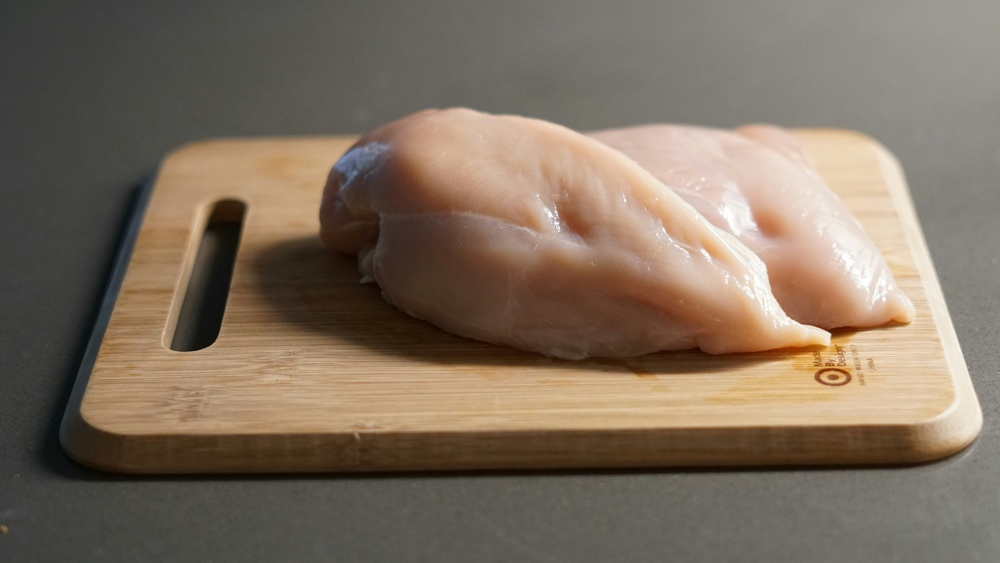
#> input picture backend/app/uploads/7fdcb704de6a4b56b614bedd66757947.jpg, 1000 x 563 px, shrunk from 6000 x 3376 before the run
$ python -i segmentation.py   (imports and definitions only)
#> lines starting #> are read from the running program, lines starting #| are printed output that depends on the picture; after the words box and inside, x2 and y2 are one past the last pixel; in counts of white or black regions, pixels touching at a corner belong together
#> further down, picture is the input picture: shape (563, 1000, 3); mean B, G, R 95.2, 110.8, 125.8
"""
Food region segmentation.

Every downstream measurement (color, texture, mold, bruise, damage) must be
restricted to the produce itself.  A photo of a tomato on a white plate used to
be analysed pixel-by-pixel, so the plate counted as "white mold" and the plate
edge counted as a "crack".  This module isolates the food blob so the rest of the
pipeline never sees the background.

Pure OpenCV, no model download required.  Several strategies are tried in order
and each candidate is *validated* before being accepted, because a food photo
may be shot on a white plate, on a wooden table, in a market stall, or cropped
so the produce fills the entire frame:

1.  ``border_color``  - model the image border (almost always background) with
    dominant Lab clusters and cut the distance map with Otsu.  Refined with
    GrabCut.
2.  ``center_saliency`` - spectral-residual saliency combined with a centre
    prior, for scenes where the border already contains produce.
3.  ``center_grabcut`` - a GrabCut seeded from a centred rectangle, the classic
    fallback when the border is not informative.
4.  ``full_frame``     - when nothing is convincing, the whole frame is used
    with a LOW confidence flag so the scoring engine discounts the visual
    evidence instead of silently trusting background-contaminated statistics.
"""
from dataclasses import dataclass, field

import cv2
import numpy as np

MIN_FOOD_AREA_FRACTION = 0.05
MAX_FOOD_AREA_FRACTION = 0.985
#: A candidate is only trusted if it is this different from the frame centre's
#: colour, i.e. the "food" it found is not simply the whole picture.
MIN_COLOR_SEPARATION = 10.0


@dataclass
class SegmentationResult:
    mask: np.ndarray                      # uint8 0/1, same HxW as input
    bbox: tuple[int, int, int, int]       # x, y, w, h
    coverage: float                       # food pixels / total pixels
    method: str
    confidence: float                     # 0..1
    used_full_frame: bool = False
    notes: list[str] = field(default_factory=list)


# --------------------------------------------------------------------------- #
# helpers
# --------------------------------------------------------------------------- #
def _largest_component(mask: np.ndarray) -> np.ndarray:
    num, labels, stats, _ = cv2.connectedComponentsWithStats(mask, connectivity=8)
    if num <= 1:
        return np.zeros_like(mask)
    biggest = 1 + int(np.argmax(stats[1:, cv2.CC_STAT_AREA]))
    return (labels == biggest).astype(np.uint8)


def _fill_holes(mask: np.ndarray) -> np.ndarray:
    h, w = mask.shape
    flood = np.zeros((h + 2, w + 2), np.uint8)
    filled = mask.copy()
    if filled[0, 0] == 0:
        cv2.floodFill(filled, flood, (0, 0), 1)
    else:  # border already belongs to the object - pad instead
        padded = cv2.copyMakeBorder(mask, 1, 1, 1, 1, cv2.BORDER_CONSTANT, value=0)
        f2 = np.zeros((h + 4, w + 4), np.uint8)
        cv2.floodFill(padded, f2, (0, 0), 1)
        return padded[1:-1, 1:-1]
    return (mask | (1 - filled)).astype(np.uint8)


def _clean(mask: np.ndarray, kernel_size: int = 7) -> np.ndarray:
    k = cv2.getStructuringElement(cv2.MORPH_ELLIPSE, (kernel_size, kernel_size))
    m = cv2.morphologyEx(mask, cv2.MORPH_OPEN, k)
    m = cv2.morphologyEx(m, cv2.MORPH_CLOSE, k)
    return _fill_holes(_largest_component(m))


def _otsu_cut(values: np.ndarray) -> float:
    """Otsu on a float map, returned in the map's own units."""
    v = values.astype(np.float32)
    lo, hi = float(np.percentile(v, 1)), float(np.percentile(v, 99))
    if hi - lo < 1e-6:
        return hi
    norm = np.clip((v - lo) / (hi - lo) * 255.0, 0, 255).astype(np.uint8)
    thr, _ = cv2.threshold(norm, 0, 255, cv2.THRESH_BINARY + cv2.THRESH_OTSU)
    return lo + (float(thr) / 255.0) * (hi - lo)


def _border_background_distance(lab: np.ndarray, border: int = 8) -> np.ndarray:
    """Per-pixel Lab distance to the nearest dominant border colour."""
    h, w = lab.shape[:2]
    b = max(2, min(border, h // 4, w // 4))
    border_px = np.concatenate([
        lab[:b].reshape(-1, 3), lab[-b:].reshape(-1, 3),
        lab[:, :b].reshape(-1, 3), lab[:, -b:].reshape(-1, 3),
    ]).astype(np.float32)

    k = 3 if len(border_px) >= 300 else 1
    criteria = (cv2.TERM_CRITERIA_EPS + cv2.TERM_CRITERIA_MAX_ITER, 20, 1.0)
    try:
        _, _, centers = cv2.kmeans(border_px, k, None, criteria, 5, cv2.KMEANS_PP_CENTERS)
    except cv2.error:
        centers = border_px.reshape(-1, 3)[:1]

    flat = lab.reshape(-1, 3).astype(np.float32)
    dist = np.min(
        np.stack([np.linalg.norm(flat - c, axis=1) for c in centers], axis=1), axis=1
    )
    return dist.reshape(h, w)


def _spectral_saliency(gray: np.ndarray) -> np.ndarray:
    """Frequency-tuned saliency in 0..1 (1 = salient)."""
    small = cv2.resize(gray, (64, 64)).astype(np.float32)
    fft = np.fft.fft2(small)
    log_amp = np.log(np.abs(fft) + 1e-8)
    phase = np.angle(fft)
    residual = log_amp - cv2.blur(log_amp, (3, 3))
    recon = np.fft.ifft2(np.exp(residual + 1j * phase))
    sal = cv2.GaussianBlur(np.abs(recon), (9, 9), 2.5)
    sal = cv2.resize(sal, (gray.shape[1], gray.shape[0]))
    lo, hi = float(sal.min()), float(sal.max())
    if hi - lo < 1e-6:
        return np.zeros_like(sal, dtype=np.float32)
    return ((sal - lo) / (hi - lo)).astype(np.float32)


def _center_prior(shape: tuple[int, int]) -> np.ndarray:
    h, w = shape
    yy, xx = np.mgrid[0:h, 0:w].astype(np.float32)
    cy, cx = (h - 1) / 2.0, (w - 1) / 2.0
    d = np.sqrt(((yy - cy) / (h / 2.0)) ** 2 + ((xx - cx) / (w / 2.0)) ** 2)
    return np.clip(1.15 - d, 0.0, 1.0)


def _grabcut_refine(bgr: np.ndarray, probable_food: np.ndarray,
                    definite_bg: np.ndarray) -> np.ndarray | None:
    """GrabCut seeded with probable-food inside and background outside."""
    h, w = bgr.shape[:2]
    gc = np.full((h, w), cv2.GC_BGD, np.uint8)
    gc[probable_food.astype(bool)] = cv2.GC_PR_FGD
    core = cv2.erode(probable_food, cv2.getStructuringElement(cv2.MORPH_ELLIPSE, (9, 9)),
                     iterations=2)
    if np.count_nonzero(core) < 400:
        return None
    gc[core.astype(bool)] = cv2.GC_FGD
    if definite_bg is not None and definite_bg.any():
        gc[definite_bg.astype(bool)] = cv2.GC_BGD
    try:
        bgd = np.zeros((1, 65), np.float64)
        fgd = np.zeros((1, 65), np.float64)
        cv2.grabCut(bgr, gc, None, bgd, fgd, 3, cv2.GC_INIT_WITH_MASK)
    except cv2.error:
        return None
    out = np.where((gc == cv2.GC_FGD) | (gc == cv2.GC_PR_FGD), 1, 0).astype(np.uint8)
    return out


# --------------------------------------------------------------------------- #
# main entry point
# --------------------------------------------------------------------------- #
def segment_food(bgr: np.ndarray) -> SegmentationResult:
    """Isolate the produce. Always returns a usable mask."""
    h, w = bgr.shape[:2]
    total = float(h * w)
    notes: list[str] = []

    # [7 lines left out: function _full_frame, not called in this run]

    lab = cv2.cvtColor(bgr, cv2.COLOR_BGR2LAB)
#> lab: shape (563, 1000, 3); mean of channels 0, 1, 2 119.8, 131.6, 138.8
    gray = cv2.cvtColor(bgr, cv2.COLOR_BGR2GRAY)
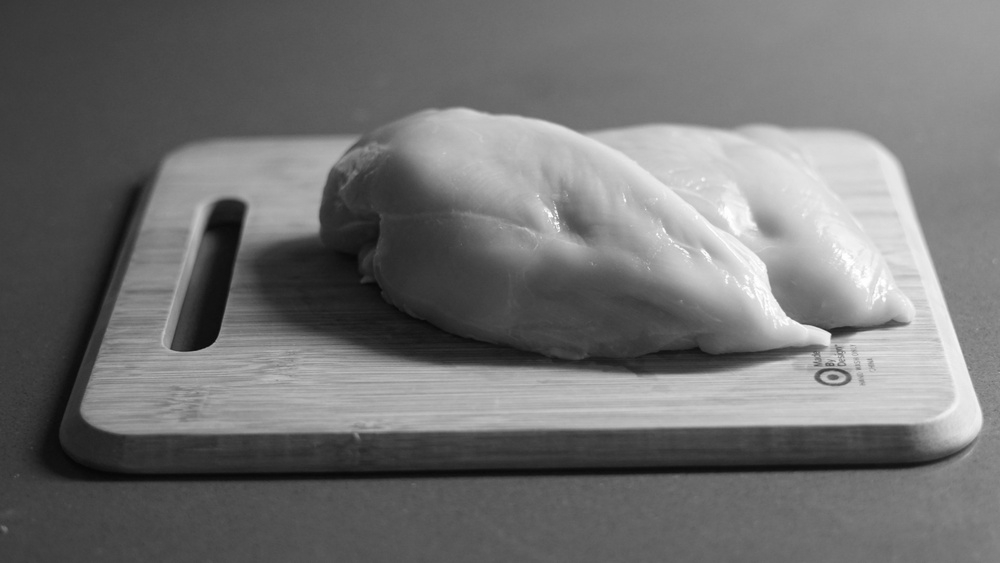
#> gray: shape (563, 1000); min 6, max 255, mean 113.5
    prior = _center_prior((h, w))

    candidates: list[tuple[str, np.ndarray]] = []

    # --- strategy 1: border colour model -----------------------------------
    dist = _border_background_distance(lab)
#> in _border_background_distance, `k = 3 if len(border_px) >= 300 else 1`: k = 3
#> in _border_background_distance, `_, _, centers = cv2.kmeans(border_px, k, None, criteria, 5, cv2.KMEANS..`: centers = [[145.7, 127.5, 131.8], [70.19, 127.2, 129.4], [105.8, 127.2, 132.2]]
#> in _border_background_distance, `return dist.reshape(h, w)`:
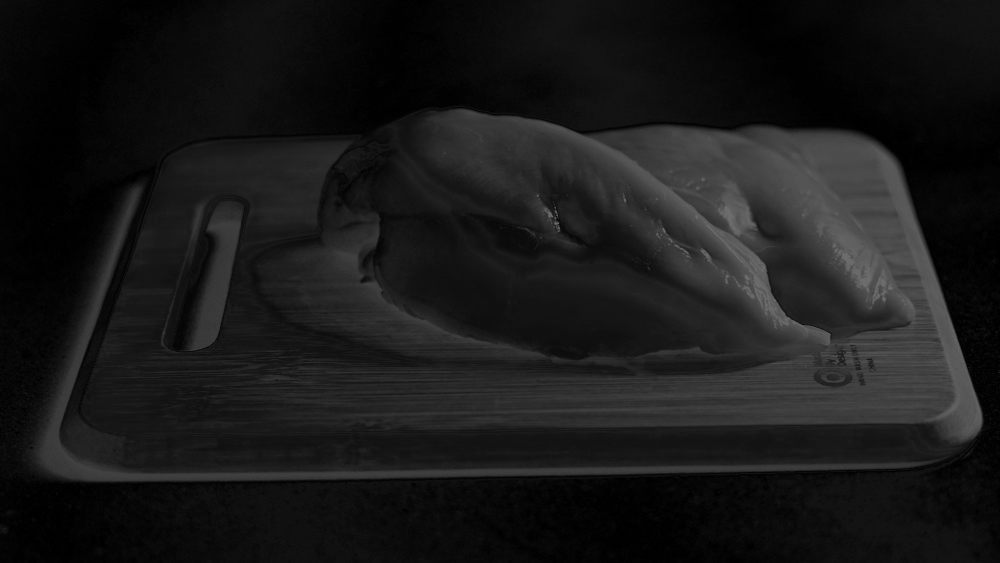
#> returned value: shape (563, 1000) float32; min 0.61, max 109.4, mean 25.2
    cut = _otsu_cut(dist)
#> in _otsu_cut, `lo, hi = float(np.percentile(v, 1)), float(np.percentile(v, 99))`: lo = 0.92; hi = 90.4
#> in _otsu_cut, `norm = np.clip((v - lo) / (hi - lo) * 255.0, 0, 255).astype(np.uint8)`:
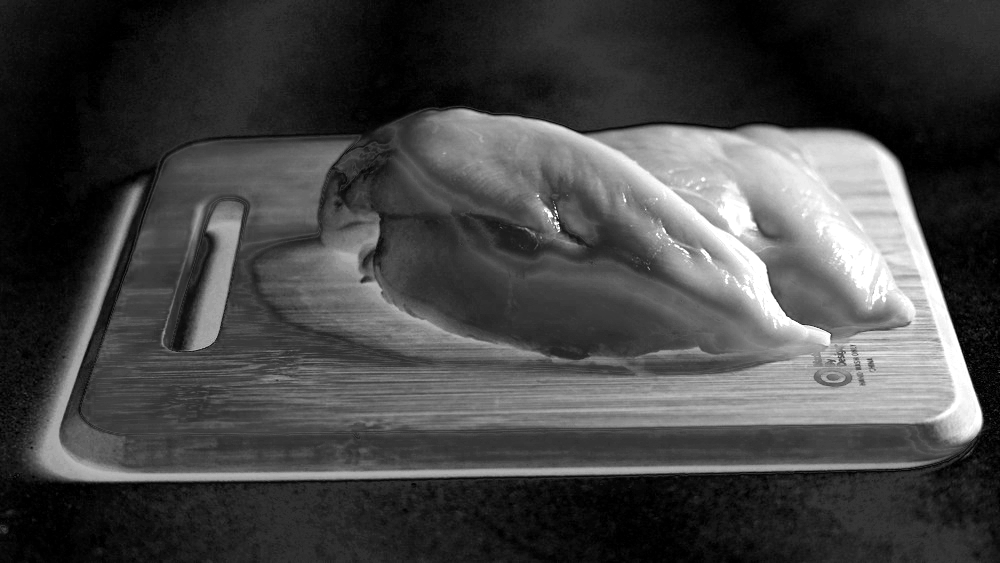
#> norm: shape (563, 1000); min 0, max 255, mean 68.6
#> in _otsu_cut, `thr, _ = cv2.threshold(norm, 0, 255, cv2.THRESH_BINARY + cv2.THRESH_OT..`: thr = 100
#> cut = 36.01
    definite_bg = (dist <= max(2.0, cut * 0.45)).astype(np.uint8)
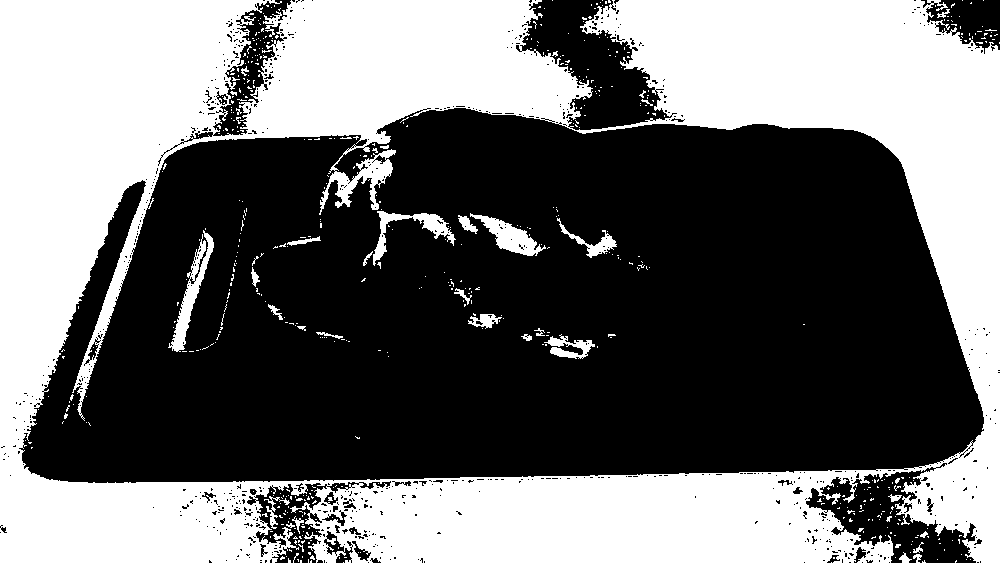
#> definite_bg: shape (563, 1000); values 0 (black) and 1 (white), 43.8% white; 562 white regions (529 under 20 px), largest, box (x1, y1, x2, y2) and area: (0, 0, 1000, 563) 238334, (168, 230, 214, 352) 1401, (470, 213, 546, 256) 1185
    cand1 = (dist > cut).astype(np.uint8)
#> cand1: shape (563, 1000); values 0 (black) and 1 (white), 24.6% white; 248 white regions (222 under 20 px), largest, box (x1, y1, x2, y2) and area: (272, 109, 983, 445) 106954, (34, 187, 938, 482) 12188, (290, 215, 573, 363) 10194
    cand1 = _clean(cand1)
#> in _largest_component, `num, labels, stats, _ = cv2.connectedComponentsWithStats(mask, connect..`:
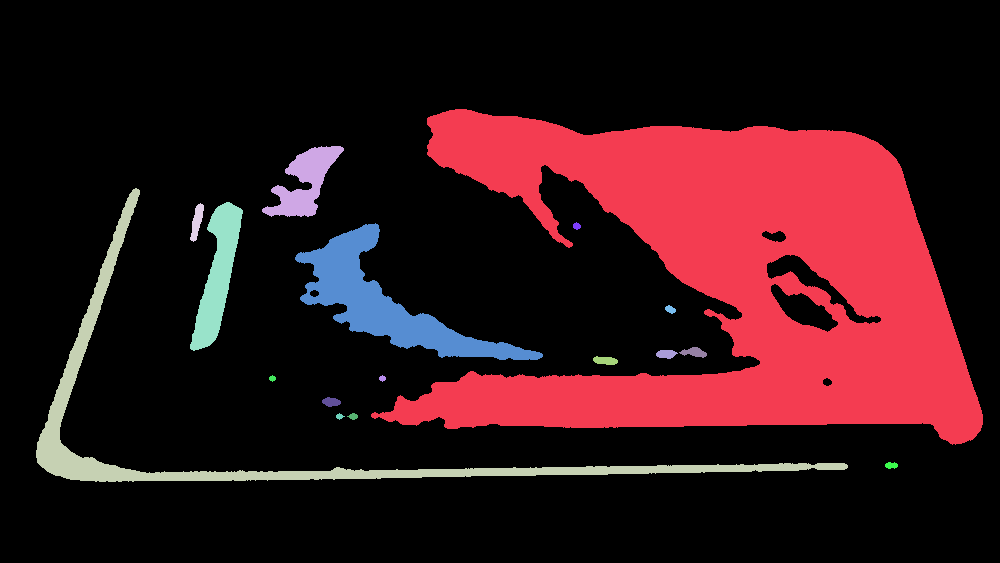
#> labels: shape (563, 1000) int32; 18 distinct labels, from 0 to 17; one colour per label, 0 black
#> in _largest_component, `num, labels, stats, _ = cv2.connectedComponentsWithStats(mask, connect..`: num = 18; stats = 18 rows, first 6: [0, 0, 1000, 563, 432003], [371, 109, 612, 336, 102726], [262, 146, 82, 71, 2597], [36, 188, 812, 294, 11532], [190, 203, 14, 39, 289], [190, 202, 53, 149, 3529]
#> in _largest_component, `biggest = 1 + int(np.argmax(stats[1:, cv2.CC_STAT_AREA]))`: biggest = 1
#> in _fill_holes, `h, w = mask.shape`: h = 563; w = 1000
    c1 = float(np.count_nonzero(cand1)) / total
#> c1 = 0.188
    notes.append(f"border_color: cut={cut:.1f} coverage={c1:.3f}")
    if MIN_FOOD_AREA_FRACTION <= c1 <= MAX_FOOD_AREA_FRACTION:
        refined = _grabcut_refine(bgr, cand1, definite_bg)
#> refined: shape (563, 1000); values 0 (black) and 1 (white), 18.1% white; 3 white regions (2 under 20 px), largest, box (x1, y1, x2, y2) and area: (400, 109, 982, 444) 102106
        if refined is not None:
            r = _clean(refined)
            cr = float(np.count_nonzero(r)) / total
#> cr = 0.181
            if MIN_FOOD_AREA_FRACTION <= cr <= MAX_FOOD_AREA_FRACTION:
                notes.append(f"grabcut refine -> {cr:.3f}")
                cand1, c1 = r, cr
#> c1 = 0.181
        candidates.append(("border_color+grabcut" if refined is not None else "border_color", cand1))

    # --- strategy 2: saliency x centre prior -------------------------------
    sal = _spectral_saliency(gray) * prior
#> in _spectral_saliency, `sal = cv2.resize(sal, (gray.shape[1], gray.shape[0]))`:
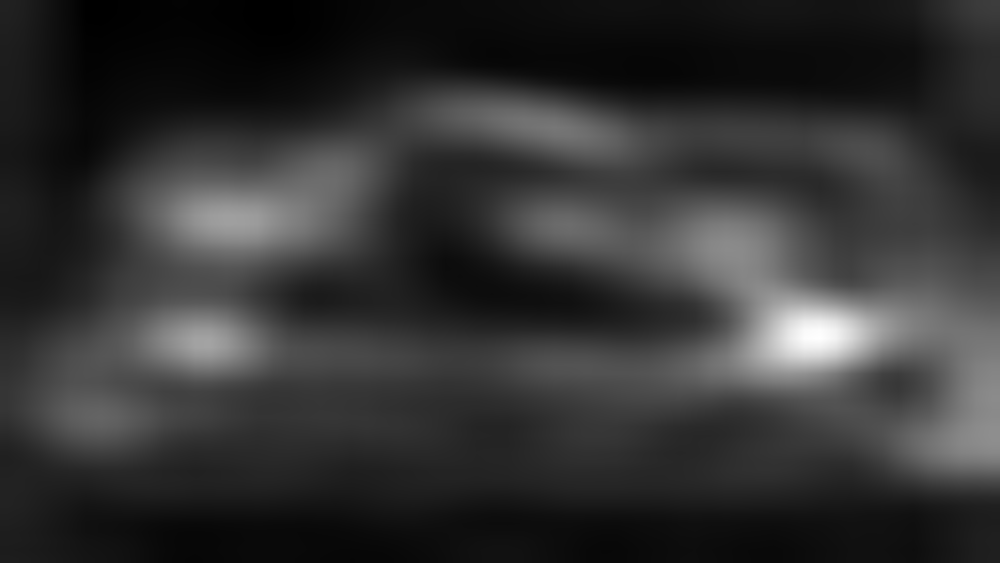
#> sal: shape (563, 1000) float64; min 0.00297, max 0.0529, mean 0.013; drawn with min black and max white
#> in _spectral_saliency, `lo, hi = float(sal.min()), float(sal.max())`: lo = 0.00297; hi = 0.0529
    sal8 = (np.clip(sal, 0, 1) * 255).astype(np.uint8)
    _, cand2 = cv2.threshold(sal8, 0, 255, cv2.THRESH_BINARY + cv2.THRESH_OTSU)
#> cand2: shape (563, 1000); 26.3% white; 1 white region, box (x1, y1, x2, y2) and area: (126, 95, 926, 422) 148264
    cand2 = _clean((cand2 > 0).astype(np.uint8))
#> in _fill_holes (call 3), `return (mask | (1 - filled)).astype(np.uint8)`:
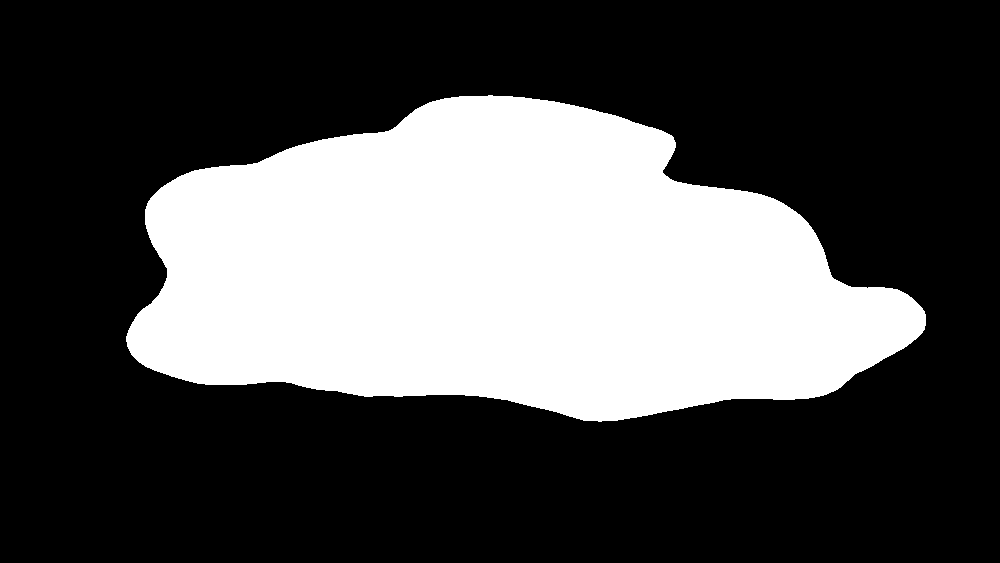
#> returned value: shape (563, 1000); values 0 (black) and 1 (white), 31.8% white; 1 white region, box (x1, y1, x2, y2) and area: (126, 95, 926, 422) 178802
    c2 = float(np.count_nonzero(cand2)) / total
#> c2 = 0.318
    notes.append(f"center_saliency: coverage={c2:.3f}")
    if MIN_FOOD_AREA_FRACTION <= c2 <= MAX_FOOD_AREA_FRACTION:
        candidates.append(("center_saliency", cand2))

    # --- strategy 3: centred rectangle GrabCut -----------------------------
    if not candidates:
        rect_mask = np.zeros((h, w), np.uint8)
        mx, my = int(w * 0.10), int(h * 0.10)
        rect_mask[my:h - my, mx:w - mx] = 1
        refined = _grabcut_refine(bgr, rect_mask, 1 - rect_mask)
        if refined is not None:
            cand3 = _clean(refined)
            c3 = float(np.count_nonzero(cand3)) / total
            notes.append(f"center_grabcut: coverage={c3:.3f}")
            if MIN_FOOD_AREA_FRACTION <= c3 <= MAX_FOOD_AREA_FRACTION:
                candidates.append(("center_grabcut", cand3))

    if not candidates:
        return _full_frame("no foreground strategy produced a plausible region")

    # --- pick the best candidate: plausible size + centre agreement ---------
    best, best_score, best_name = None, -1.0, "full_frame"
    for name, mask in candidates:
        cov = float(np.count_nonzero(mask)) / total
        inside_prior = float(prior[mask.astype(bool)].mean()) if mask.any() else 0.0
        centre_hits = float(mask[h // 4:3 * h // 4, w // 4:3 * w // 4].sum()) / max(
            float(np.count_nonzero(mask[h // 4:3 * h // 4, w // 4:3 * w // 4])), 1.0
        )
        size_ok = 1.0 if 0.10 <= cov <= 0.90 else 0.6
        score = (0.45 * inside_prior + 0.35 * centre_hits + 0.20 * size_ok) * cov
        if score > best_score:
            best, best_score, best_name = mask, score, name
#> this loop made 2 passes
#> (name, cov, inside_prior, centre_hits, size_ok, score, best_score, best_name) on passes 1 to 2: ('border_color+grabcut', 0.181, 0.517, 1, 1, 0.142, 0.142, 'border_color+grabcut'), ('center_saliency', 0.318, 0.704, 1, 1, 0.275, 0.275, 'center_saliency')
#> after the loop, best_score = 0.275

    if best is None:
        return _full_frame("candidate scoring failed")

    best = _clean(best)
    coverage = float(np.count_nonzero(best)) / total
#> coverage = 0.318
    if coverage < MIN_FOOD_AREA_FRACTION:
        return _full_frame(f"final blob too small ({coverage:.3f})")

    x, y, bw, bh = cv2.boundingRect(best)
#> x = 126; y = 95; bw = 800; bh = 327

    # Separation: how different is the region from the border background.
    separation = float(np.mean(dist[best.astype(bool)])) if coverage > 0 else 0.0
#> separation = 36.88
    sep_conf = float(np.clip(separation / 30.0, 0.0, 1.0))
#> sep_conf = 1
    size_conf = 1.0 if 0.10 <= coverage <= 0.90 else 0.7
#> size_conf = 1
    fill_conf = float(np.clip((bw * bh) / max(int(best.sum()), 1.0), 0.0, 1.0))
#> fill_conf = 1
    confidence = float(np.clip(0.45 * size_conf + 0.35 * sep_conf + 0.20 * fill_conf, 0.1, 1.0))
#> confidence = 1

    notes.append(
        f"selected={best_name} coverage={coverage:.3f} bbox=({x},{y},{bw},{bh}) "
        f"separation={separation:.1f} confidence={confidence:.2f}"
    )
    return SegmentationResult(
        mask=best, bbox=(x, y, bw, bh), coverage=round(coverage, 4),
        method=best_name, confidence=round(confidence, 3),
        used_full_frame=False, notes=notes,
    )

>>> import cv2
>>> picture = cv2.imread('../uploads/7fdcb704de6a4b56b614bedd66757947.jpg')
>>> result = segment_food(picture)
